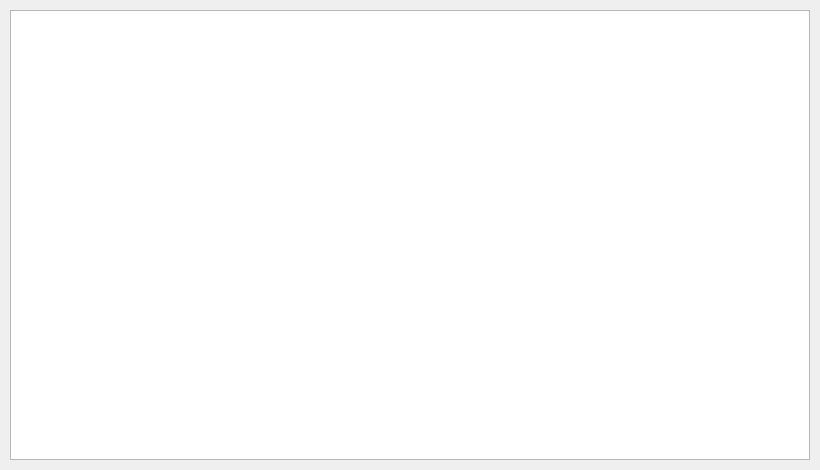
<?xml version="1.0" encoding="UTF-8"?>
<ui version="4.0">
 <class>Widget</class>
 <widget class="QWidget" name="Widget">
  <property name="geometry">
   <rect>
    <x>0</x>
    <y>0</y>
    <width>820</width>
    <height>470</height>
   </rect>
  </property>
  <property name="sizePolicy">
   <sizepolicy hsizetype="Fixed" vsizetype="Fixed">
    <horstretch>0</horstretch>
    <verstretch>0</verstretch>
   </sizepolicy>
  </property>
  <property name="minimumSize">
   <size>
    <width>820</width>
    <height>470</height>
   </size>
  </property>
  <property name="maximumSize">
   <size>
    <width>820</width>
    <height>470</height>
   </size>
  </property>
  <property name="windowTitle">
   <string>行情演示</string>
  </property>
  <widget class="QTreeView" name="quoteView">
   <property name="geometry">
    <rect>
     <x>10</x>
     <y>10</y>
     <width>800</width>
     <height>450</height>
    </rect>
   </property>
   <property name="editTriggers">
    <set>QAbstractItemView::NoEditTriggers</set>
   </property>
  </widget>
 </widget>
 <layoutdefault spacing="6" margin="11"/>
 <resources/>
 <connections/>
</ui>
